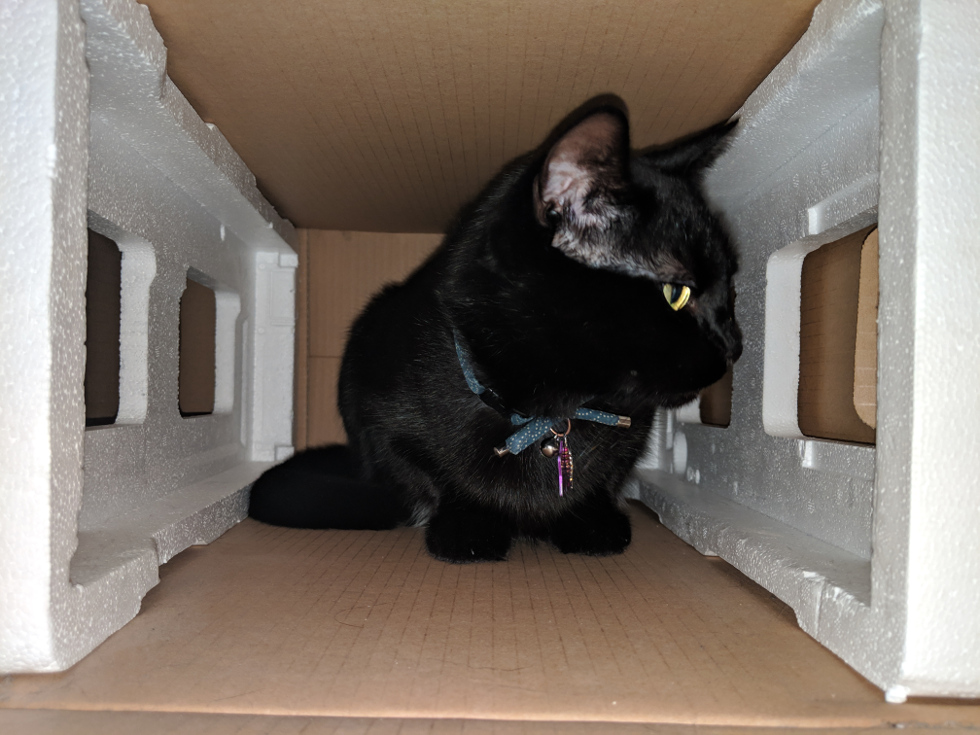
#> input picture samples/kitty_in_a_box.jpg, 980 x 735 px
$ python -i bti.py   (imports and definitions only)
#> lines starting #> are read from the running program, lines starting #| are printed output that depends on the picture
from __future__ import print_function
from PIL import Image
import numpy as np
import PIL
from PIL.ImageMode import getmode
import os
from split_rgb import split_image

import argparse

# padding will always be 0x00 (0x01)*
# so that if the file ends with a 1-byte, remove all 1-bytes and then the 0-byte
# if file ends with 0 byte, just remove the 0-byte

MODE_L = getmode('L')
MODE_HSV = getmode('HSV')
MODE_HSVA = None#getmode('HSVA')
MODE_RGB = getmode('RGB')
MODE_RGBA = getmode('RGBA')

# [277 lines left out: functions get_options, main, deconvert, convert, not called in this run]

# grayscale
# mode hsv requires further transformation to be able to remap back to original
def binary_to_image(data, dimensions=(640,None), mode='L', return_numpy=False, is_literal=False, padding='1', mask=None):
    if mode is None:
        raise ValueError('Mode cannot be None!')

    size = len(data)
    if mode == 'L':
        factor = 1
    elif mode == 'RGB' or mode == 'HSV':
        factor = 3
    elif mode == 'RGBA' or mode == 'HSVA':
        factor = 4
    else:
        raise ValueError(
            'Unexpected value for "mode": %s' % repr(mode)
        )

    if dimensions[1] is None:
        dimensions = (
            dimensions[0],
            size // (factor * dimensions[0]) + 1
        )
    elif dimensions[0] is None:
        dimensions = (
            size // (factor * dimensions[1]) + 1,
            dimensions[1]
        )
    elif size > dimensions[0] * dimensions[1] * factor:
        raise ValueError('Specified dimensions are too small')

    raw = np.frombuffer(data, dtype=np.uint8)
    difference = (
        dimensions[0] * dimensions[1] * factor -
        len(raw)
    )
    if difference >= 1:
        if padding not in ['random','mask']:
            pad_val = int(padding)
            raw = np.hstack(
                [
                    raw,
                    np.uint8(
                        [0] + [pad_val]*(difference-1)
                    )
                ]
            )
        elif padding == 'mask':
            if mask is None:
                raise ValueError(
                    'mask is None. This should not happen in this mode'
                )
            # load mask
            mask_img = Image.open(mask).convert(mode='L')
            mask_arr = np.maximum(
                np.uint8(1),
                np.uint8(np.asarray(mask_img))
            ).flatten()[1-difference:]

            padding_string = np.hstack([np.uint8([0]), mask_arr])
            #print(padding_string)[:10]
            raw = np.hstack([raw, padding_string])
        else:
            padding_string = np.frombuffer(
                b'\x00' + nonzero_random_int(difference-1),
                dtype=np.uint8
            )
            raw = np.hstack([raw, padding_string])
    elif not is_literal:
        print('Difference: %s' % difference)
        raise ValueError('Padding not done correctly.')
    else:
        pass

    if factor != 1:
        dimensions = (dimensions[0], dimensions[1], factor)

    raw = raw.reshape((dimensions))
    if return_numpy:
        return raw
    img = Image.fromarray(raw, mode=mode)

    return img

# [150 lines left out: functions image_to_binary, nonzero_random_int, composite_image, decompose_image, not called in this run]


# [3 lines not run here, left out]

>>> import cv2
>>> picture = cv2.imread('samples/kitty_in_a_box.jpg', cv2.IMREAD_GRAYSCALE)
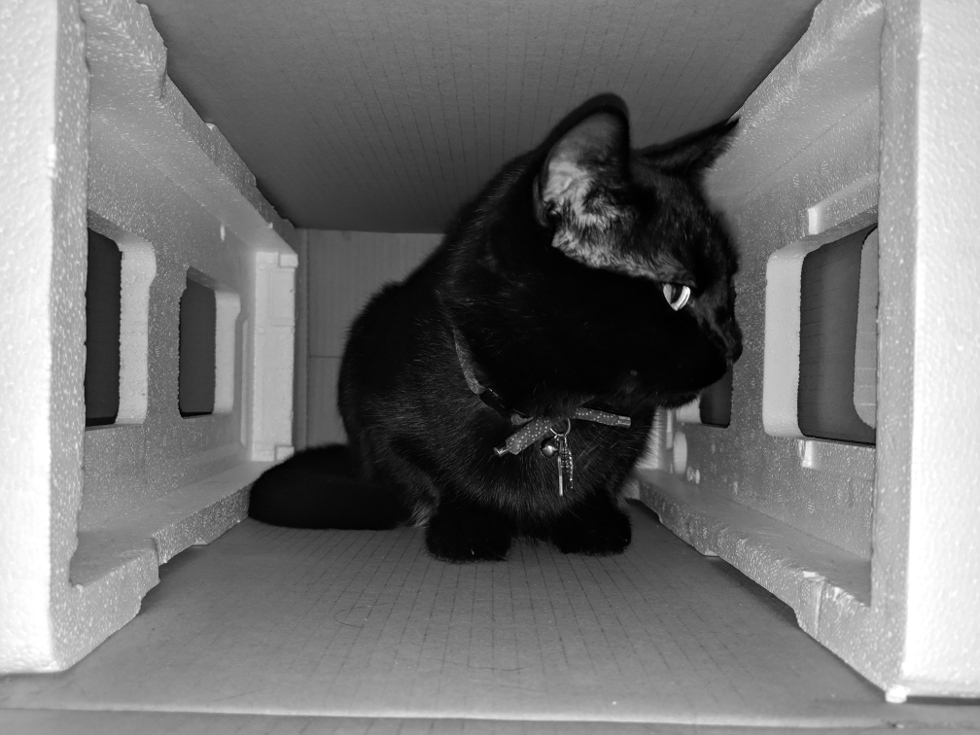
#> picture: shape (735, 980); min 0, max 255, mean 116.2
>>> result = binary_to_image(picture)
#> in binary_to_image, `size = len(data)`: size = 735
#> in binary_to_image, `dimensions = ( dimensions[0], size // (factor * dimensions[0]) + 1 )`: dimensions = (640, 2)
#> in binary_to_image, `difference = ( dimensions[0] * dimensions[1] * factor - len(raw) )`: difference = -719020
#| Difference: -719020
#> (the run stopped early here; a loop or call above may not have finished)

$ run again, on samples/neko.jpg
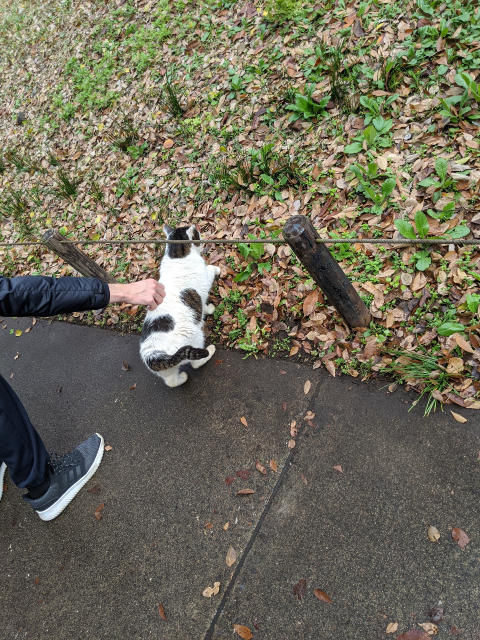
#> input picture samples/neko.jpg, 960 x 1280 px (shown at 1/2 size)
#> `picture = cv2.imread('samples/kitty_in_a_box.jpg', cv2.IMREAD_GRAYSCALE)`:
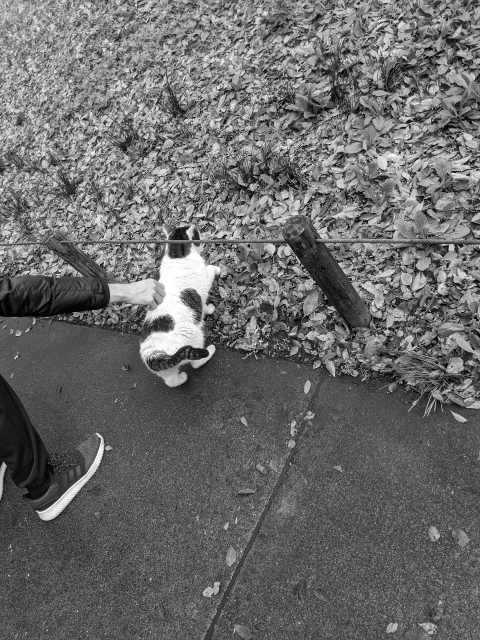
#> picture: shape (1280, 960) (shown at 1/2 size); min 0, max 255, mean 106
#> size = 1280
#> dimensions = (640, 3)
#> difference = -1226880
#| Difference: -1226880

$ run again, on samples/shrine.jpg
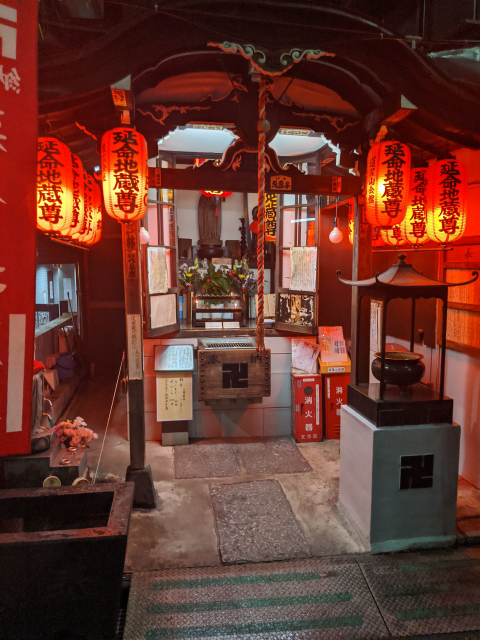
#> input picture samples/shrine.jpg, 960 x 1280 px (shown at 1/2 size)
#> `picture = cv2.imread('samples/kitty_in_a_box.jpg', cv2.IMREAD_GRAYSCALE)`:
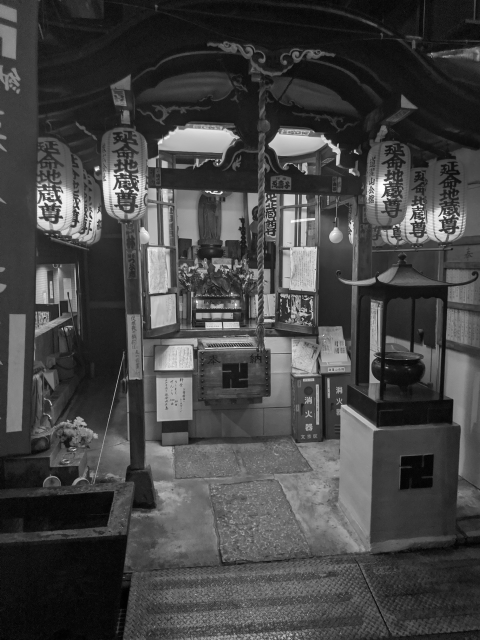
#> picture: shape (1280, 960) (shown at 1/2 size); min 0, max 255, mean 68.6
#> size = 1280
#> dimensions = (640, 3)
#> difference = -1226880
#| Difference: -1226880

$ run again, on samples/sleepy_kitty.jpg
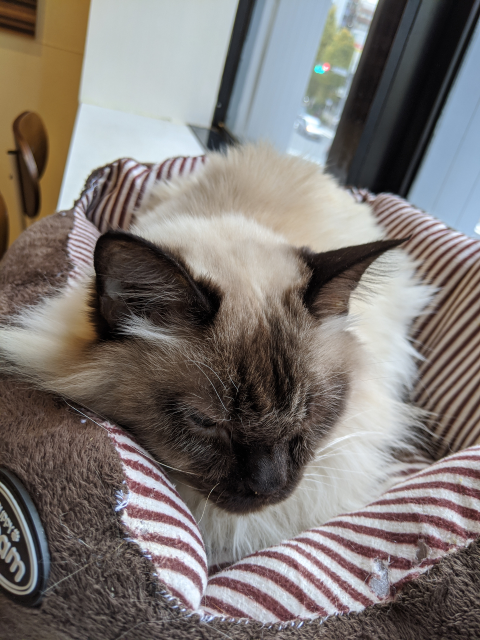
#> input picture samples/sleepy_kitty.jpg, 960 x 1280 px (shown at 1/2 size)
#> `picture = cv2.imread('samples/kitty_in_a_box.jpg', cv2.IMREAD_GRAYSCALE)`:
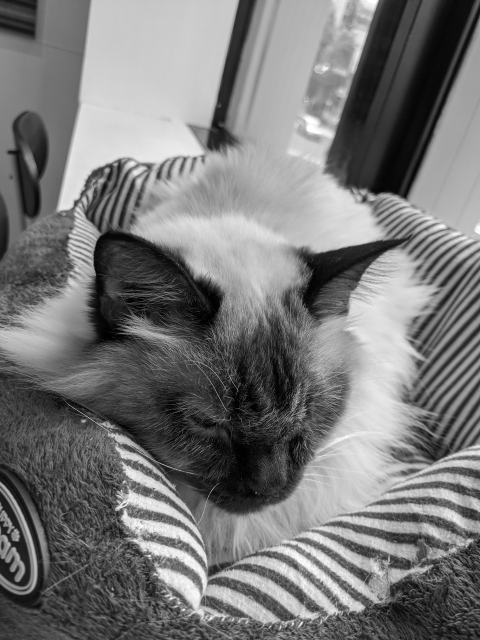
#> picture: shape (1280, 960) (shown at 1/2 size); min 0, max 255, mean 119.8
#> size = 1280
#> dimensions = (640, 3)
#> difference = -1226880
#| Difference: -1226880
